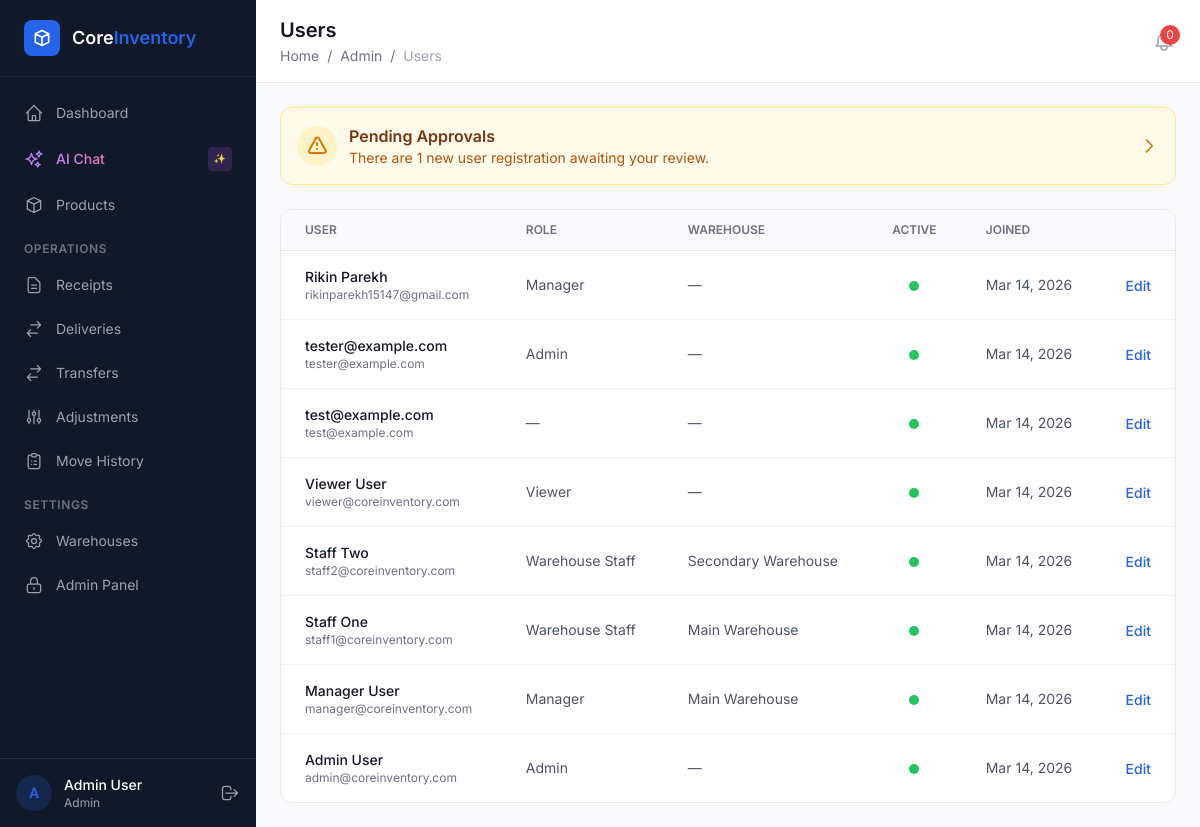
Screenshot of /admin-panel/users/ (signed in) with the database file from the repository.
### apps/accounts/models.py (models this page shows, shortened)
class CustomUser(AbstractUser):
    username = None  # Remove username field
    email = models.EmailField('email address', unique=True)
    full_name = models.CharField(max_length=255, blank=True)
    phone = models.CharField(max_length=20, blank=True)
    avatar = models.ImageField(upload_to='avatars/', blank=True, null=True)
    role = models.ForeignKey(
        'access.Role',
        on_delete=models.SET_NULL,
        null=True,
        blank=True,
        related_name='users',
    )
    warehouse = models.ForeignKey(
        'warehouses.Warehouse',
        on_delete=models.SET_NULL,
        null=True,
        blank=True,
        related_name='users',
        help_text='Restricts user to one warehouse',
    )
    is_approved = models.BooleanField(default=False)
    otp_code = models.CharField(max_length=6, blank=True, null=True)
    otp_expiry = models.DateTimeField(blank=True, null=True)
    USERNAME_FIELD = 'email'
    REQUIRED_FIELDS = ['full_name']
    class Meta:
        verbose_name = 'User'
        verbose_name_plural = 'Users'
        ordering = ['-date_joined']

### apps/access/models.py (models this page shows, shortened)
class Role(models.Model):
    name = models.CharField(max_length=100, unique=True)
    description = models.TextField(blank=True)
    is_system_role = models.BooleanField(
        default=False,
        help_text='System roles cannot be deleted.',
    )
    created_at = models.DateTimeField(auto_now_add=True)
    class Meta:
        ordering = ['name']

### apps/warehouses/models.py (models this page shows, shortened)
class Warehouse(models.Model):
    name = models.CharField(max_length=255)
    address = models.TextField(blank=True)
    is_active = models.BooleanField(default=True)
    class Meta:
        ordering = ['name']

### apps/access/views.py (the view)
# urls.py: path('users/', views.user_list, name='user-list'),
@login_required
def user_list(request):
    users = CustomUser.objects.select_related('role', 'warehouse').filter(is_approved=True).order_by('-date_joined')
    pending_users = CustomUser.objects.filter(is_approved=False).count()
    return render(request, 'admin_panel/user_list.html', {
        'users': users,
        'pending_count': pending_users
    })

### apps/access/templatetags/access_tags.py (called while the page is built)
@register.simple_tag
def has_permission(user, codename):
    return has_user_permission(user, codename)

### templates/admin_panel/user_list.html (shortened to what this page needs)
{% extends "base.html" %}
{% block page_title %}Users{% endblock %}
{% block breadcrumb %}<a href="/dashboard/" class="hover:text-primary">Home</a> <span class="mx-1">/</span> <a href="{% url 'access:dashboard' %}" class="hover:text-primary">Admin</a> <span class="mx-1">/</span> <span class="text-gray-400">Users</span>{% endblock %}
{% block content %}
{% if pending_count > 0 %}
<div class="mb-6">
    <a href="{% url 'access:pending-user-list' %}" class="flex items-center justify-between p-4 bg-amber-50 border border-amber-200 rounded-xl group hover:bg-amber-100 transition-colors">
        <div class="flex items-center gap-3">
            <div class="w-10 h-10 bg-amber-100 rounded-full flex items-center justify-center">
                <svg class="w-6 h-6 text-amber-600" fill="none" stroke="currentColor" viewBox="0 0 24 24"><path stroke-linecap="round" stroke-linejoin="round" stroke-width="2" d="M12 9v2m0 4h.01m-6.938 4h13.856c1.54 0 2.502-1.667 1.732-2.5L13.732 4c-.77-.833-1.964-.833-2.732 0L4.082 16.5c-.77.833.192 2.5 1.732 2.5z"/></svg>
            </div>
            <div>
                <p class="font-semibold text-amber-900">Pending Approvals</p>
                <p class="text-sm text-amber-700">There are {{ pending_count }} new user registration{{ pending_count|pluralize }} awaiting your review.</p>
            </div>
        </div>
        <span class="text-amber-600 group-hover:translate-x-1 transition-transform">
            <svg class="w-5 h-5" fill="none" stroke="currentColor" viewBox="0 0 24 24"><path stroke-linecap="round" stroke-linejoin="round" stroke-width="2" d="M9 5l7 7-7 7"/></svg>
        </span>
    </a>
</div>
{% endif %}
<div class="bg-white rounded-xl border border-gray-200 overflow-hidden">
    <table class="w-full"><thead><tr class="border-b border-gray-200 bg-gray-50"><th class="text-left px-6 py-3 text-xs font-semibold text-gray-500 uppercase">User</th><th class="text-left px-6 py-3 text-xs font-semibold text-gray-500 uppercase">Role</th><th class="text-left px-6 py-3 text-xs font-semibold text-gray-500 uppercase">Warehouse</th><th class="text-center px-6 py-3 text-xs font-semibold text-gray-500 uppercase">Active</th><th class="text-left px-6 py-3 text-xs font-semibold text-gray-500 uppercase">Joined</th><th class="text-right px-6 py-3 text-xs font-semibold text-gray-500 uppercase"></th></tr></thead>
    <tbody class="divide-y divide-gray-100">{% for u in users %}<tr class="hover:bg-gray-50 transition-colors">
        <td class="px-6 py-4"><div><p class="text-sm font-medium text-gray-900">{{ u.full_name|default:u.email }}</p><p class="text-xs text-gray-500">{{ u.email }}</p></div></td>
        <td class="px-6 py-4 text-sm text-gray-600">{{ u.role.name|default:"—" }}</td>
        <td class="px-6 py-4 text-sm text-gray-600">{{ u.warehouse.name|default:"—" }}</td>
        <td class="px-6 py-4 text-center">{% if u.is_active %}<span class="inline-block w-2.5 h-2.5 bg-green-500 rounded-full"></span>{% else %}<span class="inline-block w-2.5 h-2.5 bg-gray-300 rounded-full"></span>{% endif %}</td>
        <td class="px-6 py-4 text-sm text-gray-600">{{ u.date_joined|date:"M d, Y" }}</td>
        <td class="px-6 py-4 text-right"><a href="{% url 'access:user-edit' u.pk %}" class="text-blue-600 hover:text-blue-700 text-sm font-medium">Edit</a></td>
    </tr>{% endfor %}</tbody></table>
</div>
{% endblock %}

### templates/base.html (shortened to what this page needs)
<!DOCTYPE html>
<html lang="en">
<head>
    <script src="https://cdn.tailwindcss.com"></script>
</head>
<body class="bg-content-bg min-h-screen" x-data="{ logoutModalOpen: false }">
    {% if user.is_authenticated and user.is_approved or user.is_superuser %}
    <div class="flex min-h-screen">
        <aside class="w-64 bg-sidebar-bg text-sidebar-text flex flex-col fixed h-full z-30" x-data="{ open: true }">
            <div class="flex items-center gap-3 px-6 py-5 border-b border-gray-700/50">
                <div class="w-9 h-9 bg-primary rounded-lg flex items-center justify-center">
                    <svg class="w-5 h-5 text-white" fill="none" stroke="currentColor" viewBox="0 0 24 24">
                        <path stroke-linecap="round" stroke-linejoin="round" stroke-width="2" d="M20 7l-8-4-8 4m16 0l-8 4m8-4v10l-8 4m0-10L4 7m8 4v10M4 7v10l8 4"/>
                    </svg>
                </div>
                <div>
                    <span class="text-white font-semibold text-lg">Core</span><span class="text-primary font-semibold text-lg">Inventory</span>
                </div>
            </div>
            <nav class="flex-1 px-3 py-4 space-y-1 overflow-y-auto">
                <a href="/dashboard/" class="sidebar-link flex items-center gap-3 px-3 py-2.5 rounded-lg text-sm {% if request.path == '/dashboard/' %}active text-white{% endif %}">
                    <svg class="w-5 h-5" fill="none" stroke="currentColor" viewBox="0 0 24 24"><path stroke-linecap="round" stroke-linejoin="round" stroke-width="1.5" d="M3 12l2-2m0 0l7-7 7 7M5 10v10a1 1 0 001 1h3m10-11l2 2m-2-2v10a1 1 0 01-1 1h-3m-6 0a1 1 0 001-1v-4a1 1 0 011-1h2a1 1 0 011 1v4a1 1 0 001 1m-6 0h6"/></svg>
                    Dashboard
                </a>
                <button @click="$dispatch('toggle-chat')" class="sidebar-link flex items-center gap-3 px-3 py-2.5 rounded-lg text-sm w-full text-left group" id="chat-sidebar-btn">
                    <span class="bg-gradient-to-r from-purple-400 to-pink-400 bg-clip-text text-transparent font-medium">AI Chat</span>
                    <span class="ml-auto text-[10px] bg-purple-500/20 text-purple-400 px-1.5 py-0.5 rounded font-mono">✨</span>
                </button>
                <a href="/products/" class="sidebar-link flex items-center gap-3 px-3 py-2.5 rounded-lg text-sm {% if '/products/' in request.path %}active text-white{% endif %}">
                    <svg class="w-5 h-5" fill="none" stroke="currentColor" viewBox="0 0 24 24"><path stroke-linecap="round" stroke-linejoin="round" stroke-width="1.5" d="M20 7l-8-4-8 4m16 0l-8 4m8-4v10l-8 4m0-10L4 7m8 4v10M4 7v10l8 4"/></svg>
                    Products
                </a>
                <div class="pt-3 pb-1 px-3">
                    <p class="text-xs font-semibold uppercase tracking-wider text-gray-500">Operations</p>
                </div>
                <a href="/receipts/" class="sidebar-link flex items-center gap-3 px-3 py-2.5 rounded-lg text-sm {% if '/receipts/' in request.path %}active text-white{% endif %}">
                    <svg class="w-5 h-5" fill="none" stroke="currentColor" viewBox="0 0 24 24"><path stroke-linecap="round" stroke-linejoin="round" stroke-width="1.5" d="M9 12h6m-6 4h6m2 5H7a2 2 0 01-2-2V5a2 2 0 012-2h5.586a1 1 0 01.707.293l5.414 5.414a1 1 0 01.293.707V19a2 2 0 01-2 2z"/></svg>
                    Receipts
                </a>
                <a href="/deliveries/" class="sidebar-link flex items-center gap-3 px-3 py-2.5 rounded-lg text-sm {% if '/deliveries/' in request.path %}active text-white{% endif %}">
                    <svg class="w-5 h-5" fill="none" stroke="currentColor" viewBox="0 0 24 24"><path stroke-linecap="round" stroke-linejoin="round" stroke-width="1.5" d="M8 7h12m0 0l-4-4m4 4l-4 4m0 6H4m0 0l4 4m-4-4l4-4"/></svg>
                    Deliveries
                </a>
                <a href="/transfers/" class="sidebar-link flex items-center gap-3 px-3 py-2.5 rounded-lg text-sm {% if '/transfers/' in request.path %}active text-white{% endif %}">
                    <svg class="w-5 h-5" fill="none" stroke="currentColor" viewBox="0 0 24 24"><path stroke-linecap="round" stroke-linejoin="round" stroke-width="1.5" d="M8 7h12m0 0l-4-4m4 4l-4 4m0 6H4m0 0l4 4m-4-4l4-4"/></svg>
                    Transfers
                </a>
                <a href="/adjustments/" class="sidebar-link flex items-center gap-3 px-3 py-2.5 rounded-lg text-sm {% if '/adjustments/' in request.path %}active text-white{% endif %}">
                    <svg class="w-5 h-5" fill="none" stroke="currentColor" viewBox="0 0 24 24"><path stroke-linecap="round" stroke-linejoin="round" stroke-width="1.5" d="M12 6V4m0 2a2 2 0 100 4m0-4a2 2 0 110 4m-6 8a2 2 0 100-4m0 4a2 2 0 110-4m0 4v2m0-6V4m6 6v10m6-2a2 2 0 100-4m0 4a2 2 0 110-4m0 4v2m0-6V4"/></svg>
                    Adjustments
                </a>
                <a href="/ledger/" class="sidebar-link flex items-center gap-3 px-3 py-2.5 rounded-lg text-sm {% if '/ledger/' in request.path %}active text-white{% endif %}">
                    <svg class="w-5 h-5" fill="none" stroke="currentColor" viewBox="0 0 24 24"><path stroke-linecap="round" stroke-linejoin="round" stroke-width="1.5" d="M9 5H7a2 2 0 00-2 2v12a2 2 0 002 2h10a2 2 0 002-2V7a2 2 0 00-2-2h-2M9 5a2 2 0 002 2h2a2 2 0 002-2M9 5a2 2 0 012-2h2a2 2 0 012 2m-3 7h3m-3 4h3m-6-4h.01M9 16h.01"/></svg>
                    Move History
                </a>
                {% load access_tags %}
                {% has_permission request.user 'can_manage_warehouses' as can_settings %}
                {% if can_settings %}
                <div class="pt-3 pb-1 px-3">
                    <p class="text-xs font-semibold uppercase tracking-wider text-gray-500">Settings</p>
                </div>
                <a href="{% url 'warehouses:list' %}" class="sidebar-link flex items-center gap-3 px-3 py-2.5 rounded-lg text-sm">
                    Warehouses
                </a>
                {% endif %}
                {% has_permission request.user 'can_access_admin_panel' as can_admin %}
                {% if can_admin or request.user.is_superuser %}
                <a href="/admin-panel/" class="sidebar-link flex items-center gap-3 px-3 py-2.5 rounded-lg text-sm">
                    <svg class="w-5 h-5" fill="none" stroke="currentColor" viewBox="0 0 24 24"><path stroke-linecap="round" stroke-linejoin="round" stroke-width="1.5" d="M12 15v2m-6 4h12a2 2 0 002-2v-6a2 2 0 00-2-2H6a2 2 0 00-2 2v6a2 2 0 002 2zm10-10V7a4 4 0 00-8 0v4h8z"/></svg>
                    Admin Panel
                </a>
                {% endif %}
            </nav>
            <div class="px-4 py-4 border-t border-gray-700/50">
                <div class="flex items-center gap-3">
                    <div class="w-9 h-9 bg-primary/20 rounded-full flex items-center justify-center">
                        <span class="text-primary text-sm font-semibold">{{ user.full_name|make_list|first|default:"U" }}</span>
                    </div>
                    <div class="flex-1 min-w-0">
                        <p class="text-sm font-medium text-white truncate">{{ user.full_name|default:user.email }}</p>
                        <p class="text-xs text-gray-400 truncate">{{ user.role.name|default:"No Role" }}</p>
                    </div>
                    <button @click="logoutModalOpen = true" class="text-gray-400 hover:text-white transition-colors" title="Logout">
                        <svg class="w-5 h-5" fill="none" stroke="currentColor" viewBox="0 0 24 24"><path stroke-linecap="round" stroke-linejoin="round" stroke-width="1.5" d="M17 16l4-4m0 0l-4-4m4 4H7m6 4v1a3 3 0 01-3 3H6a3 3 0 01-3-3V7a3 3 0 013-3h4a3 3 0 013 3v1"/></svg>
                    </button>
                </div>
            </div>
        </aside>
        <main class="flex-1 ml-64">
            <header class="bg-white border-b border-gray-200 sticky top-0 z-20">
                <div class="flex items-center justify-between px-6 py-4">
                    <div>
                        <h1 class="text-xl font-semibold text-gray-900">{% block page_title %}Dashboard{% endblock %}</h1>
                        <nav class="text-sm text-gray-500 mt-0.5">
                            {% block breadcrumb %}<a href="/dashboard/" class="hover:text-primary">Home</a>{% endblock %}
                        </nav>
                    </div>
                    <div class="flex items-center gap-4">
                        <a href="/alerts/" class="relative text-gray-400 hover:text-gray-600 transition-colors" title="Notifications">
                            <span id="notif-badge" class="absolute -top-1 -right-1 w-5 h-5 bg-red-500 text-white text-xs rounded-full flex items-center justify-center"
                                  hx-get="/alerts/count/" hx-trigger="every 30s" hx-target="#notif-badge" hx-swap="outerHTML">
                                0
                            </span>
                        </a>
                    </div>
                </div>
            </header>
            <div class="p-6">
                {% block content %}{% endblock %}
            </div>
        </main>
    </div>
    {% else %}
    <div class="min-h-screen flex items-center justify-center bg-gradient-to-br from-gray-900 via-gray-800 to-gray-900">
        {% block auth_content %}{% endblock %}
    </div>
    {% endif %}
</body>
</html>

### templates/base.html (style rules this page uses)
:root { --primary: #2563EB; --success: #16A34A; --warning: #D97706; --danger: #DC2626; --info: #0891B2; --sidebar-bg: #111827; --sidebar-text: #9CA3AF; --sidebar-active: #1F2937; --content-bg: #F9FAFB; --card-bg: #FFFFFF; --border: #E5E7EB; }
body { font-family: 'Inter', system-ui, sans-serif; }
.font-mono { font-family: 'JetBrains Mono', monospace; }
.sidebar-link { transition: all 0.15s ease; }

### rows the page displays
CustomUser: full_name|make_list "A", full_name "Admin User", role.name "Admin", email "admin@coreinventory.com", warehouse.name "—", is_active True (drawn), date_joined "Mar 14, 2026"
CustomUser: full_name "Rikin Parekh", email "rikinparekh15147@gmail.com", role.name "Manager", warehouse.name "—", is_active True (drawn), date_joined "Mar 14, 2026"
CustomUser: full_name "tester@example.com", email "tester@example.com", role.name "Admin", warehouse.name "—", is_active True (drawn), date_joined "Mar 14, 2026"
CustomUser: full_name "test@example.com", email "test@example.com", role.name "—", warehouse.name "—", is_active True (drawn), date_joined "Mar 14, 2026"
CustomUser: full_name "Viewer User", email "viewer@coreinventory.com", role.name "Viewer", warehouse.name "—", is_active True (drawn), date_joined "Mar 14, 2026"
CustomUser: full_name "Staff Two", email "staff2@coreinventory.com", role.name "Warehouse Staff", warehouse.name "Secondary Warehouse", is_active True (drawn), date_joined "Mar 14, 2026"
CustomUser: full_name "Staff One", email "staff1@coreinventory.com", role.name "Warehouse Staff", warehouse.name "Main Warehouse", is_active True (drawn), date_joined "Mar 14, 2026"
CustomUser: full_name "Manager User", email "manager@coreinventory.com", role.name "Manager", warehouse.name "Main Warehouse", is_active True (drawn), date_joined "Mar 14, 2026"

### other values shown
{{ pending_count }} "1"
